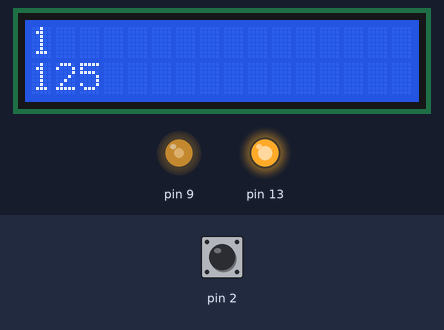
Bench run of a sketch on a simulated Arduino Uno, built with avr-gcc and run on an emulated ATmega328P. Shown: 16×2 character LCD, output pins drawn as LEDs (lit = HIGH). The test bench sets the inputs (shaded band); at power-on: pin 2 HIGH.

Above: at 1.2 s.
1.3 s: pin 2 pulled LOW for 0.15 s
At 1.37 s:
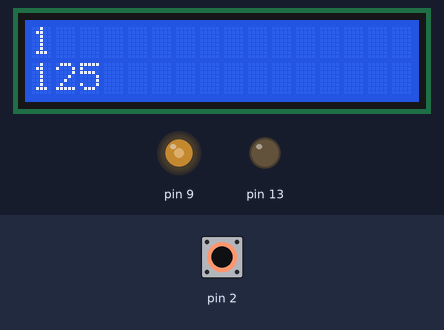
2.9 s: pin 2 pulled LOW for 1 s
At 3.7 s:
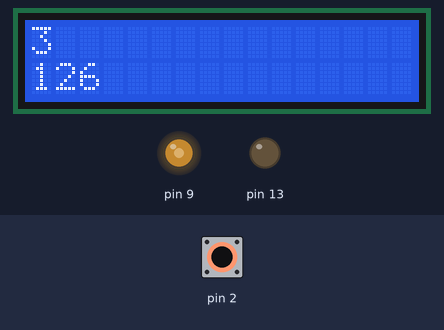
4.5 s: pin 2 pulled LOW for 0.15 s
At 5.8 s:
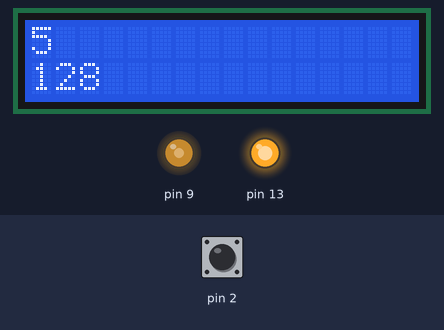
6.5 s: pin 2 pulled LOW for 3.2 s
At 10.8 s:
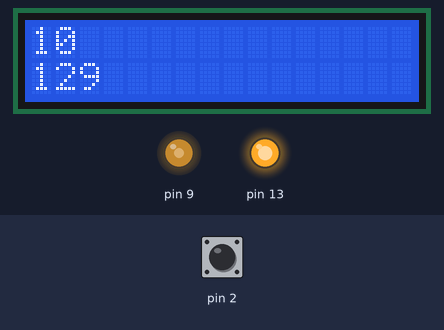
Timing chart, 0 to 11.3 s (numbered marks = the images above; inputs shaded):
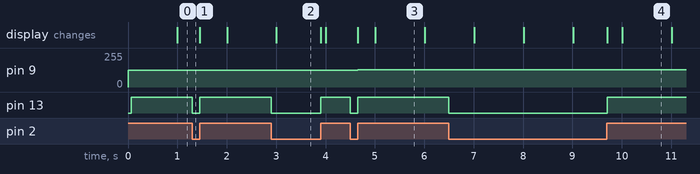

Measured:
- after the input at 1.3 s, pin 9: 125/255 → 126/255 after 0.15 s; pin 13: HIGH → LOW at once, → HIGH 0.15 s later
- after the input at 2.9 s, pin 9: 126/255 → 127/255 after 1.0 s; pin 13: HIGH → LOW at once, → HIGH 1.0 s later
- after the input at 4.5 s, pin 9: 127/255 → 128/255 after 0.15 s; pin 13: HIGH → LOW at once, → HIGH 0.15 s later
- after the input at 6.5 s, pin 9: 128/255 → 129/255 after 3.2 s; pin 13: HIGH → LOW at once, → HIGH 3.2 s later
- what the display in image 3 shows lasts 1.0 s, from 5.0 s to 6.0 s

The sketch:

LCD_code.ino
```cpp
#include <LiquidCrystal.h>
int Contrast=125;
int val = 0;
volatile byte state = LOW;
 LiquidCrystal lcd(12, 11, 8, 7, 6, 5);

 void setup()
 {
  pinMode(2, INPUT_PULLUP);
  pinMode(13, OUTPUT);
  digitalWrite(13,state);
    analogWrite(9,Contrast);
     lcd.begin(16, 2);

     attachInterrupt(digitalPinToInterrupt(2), blink, RISING );
  }

     void loop()
 {
     lcd.setCursor(0, 0);
     lcd.print(millis() / 1000);
    val = digitalRead(2);   // read the input pin
    state = val;
    digitalWrite(13,state);
  // set the cursor to column 0, line 1
  // (note: line 1 is the second row, since counting begins with 0):
  lcd.setCursor(0, 1);
  // print the number of seconds since reset:
  lcd.print(Contrast);
 }

 void blink()
  {
  delay(500);
   Contrast++;
   analogWrite(9,Contrast);

  }
```
